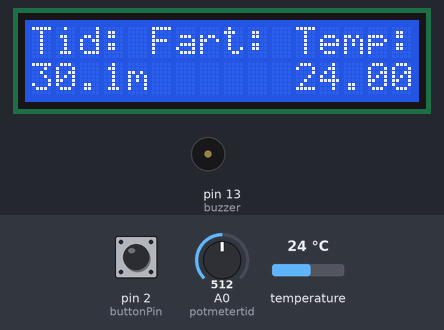
A sketch run on a simulated Arduino Uno, built with avr-gcc and run on an emulated ATmega328P. Shown: 16×2 character LCD, buzzer (waves = sounding, pin HIGH). Inputs (shaded band) come from the test bench; at power-on: A0 (potmetertid) = 512, pin 2 (buttonPin) HIGH, temperature 24 °C.

Above: at 1.2 s.
1.3 s: A0 (potmetertid) set to 19
At 2.8 s:
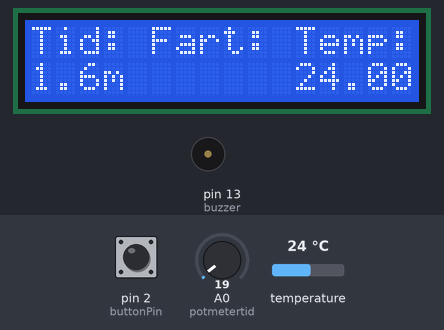
3.6 s: A0 (potmetertid) set to 15
At 5.4 s:
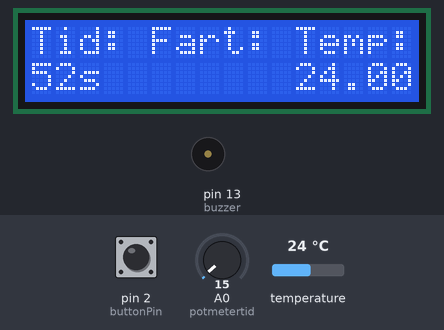
6.2 s: pin 2 (buttonPin) pulled LOW for 1.55 s
At 10.7 s:
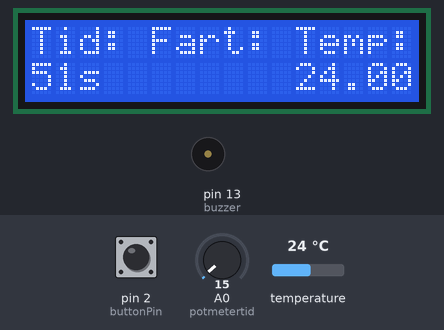
12.5 s: temperature set to 12 °C
At 14.1 s:
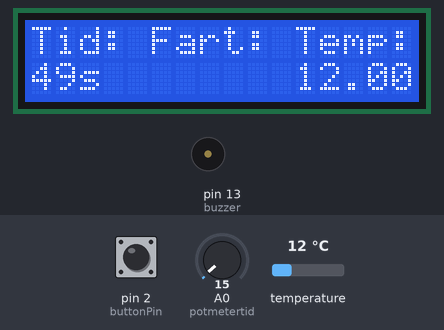
16.5 s: temperature set to 19 °C
At 17.4 s:
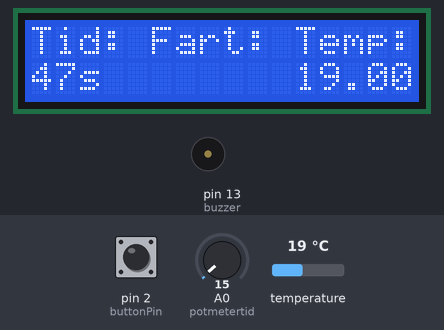
20.0 s: temperature set to 28 °C
At 20.8 s:
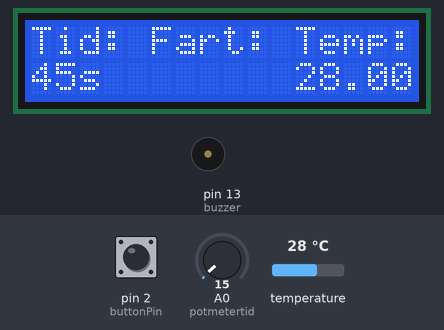
Timing chart, 0 to 23.0 s (numbered marks = the images above; inputs shaded):
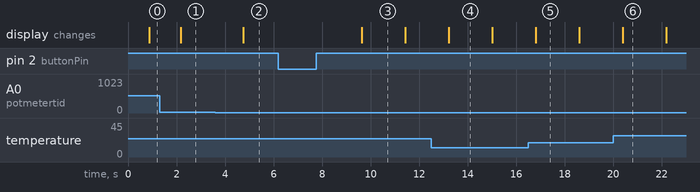

The sketch:

TK_Eksamensproejkt.ino
```cpp
#include <LiquidCrystal_I2C.h>
#include  <Wire.h>
#include <OneWire.h>
#include <DallasTemperature.h>

#define ONE_WIRE_BUS 12
OneWire oneWire(ONE_WIRE_BUS);
DallasTemperature sensors(&oneWire);

LiquidCrystal_I2C lcd(0x27,  16, 2);

const int potmetertid = A0; // Potentiometer på A0
const int buttonPin = 2; // Startknap på digital pin 2
const int buzzer = 13; // Buzzer på pin 12
// int speed = 0;
int tid = 0;
// int potmeterspeed = A1;
bool started = false;


void setup() {
  pinMode(buttonPin, INPUT_PULLUP); // Knappen er HIGH når ikke trykket
  pinMode(buzzer, OUTPUT); // Buzzer som output
  lcd.init();
  lcd.backlight();
  lcd.clear();
  Serial.begin(9600);
  sensors.begin();
}

void loop() {
  if (!started) {
    // Læs potentiometeret og omregn til sekunder (0-300 sek)
    int potValuetime = analogRead(potmetertid);
    tid = map(potValuetime, 0, 1023, 0, 3600); // 0-60 minutter (0-3600 sek)

    // int potValuespeed = analogRead(potmeterspeed);
    // speed = map(potValuespeed, 0, 1023, 0, 200);
    // Vis valgt tid
    sensors.requestTemperatures();
    lcd.clear();
    lcd.setCursor(5, 0);
    lcd.print("Fart:");
    lcd.setCursor(11,0);
    lcd.print("Temp:");
    lcd.setCursor(0,0);
    lcd.print("Tid:");
    // lcd.setCursor(6, 1);
    // lcd.print(speed);
    lcd.setCursor(11,1);
    lcd.print(sensors.getTempCByIndex(0));
    lcd.setCursor(0, 1);
    if (tid >= 60) {
      lcd.print(tid / 60);
      lcd.print(".");
      lcd.print(tid % 60);
      lcd.print("m");
    } else {
      lcd.print(tid);
      lcd.print("s");
    }

    delay(500); // Opdateringshastighed

    // Hvis knappen trykkes, start nedtælling
    if (digitalRead(buttonPin) == LOW) {
      started = true;
      delay(500); // Debounce knap
    }
  }
  else {
    // Nedtælling starter
    while (tid >= 0) {
    sensors.requestTemperatures();
    lcd.clear();
    lcd.setCursor(5, 0);
    lcd.print("Fart:");
    lcd.setCursor(11,0);
    lcd.print("Temp:");
    lcd.setCursor(0,0);
    lcd.print("Tid:");
    // lcd.setCursor(6, 1);
    // lcd.print(speed);
    lcd.setCursor(11,1);
    lcd.print(sensors.getTempCByIndex(0));
    lcd.setCursor(0, 1);

      if (tid >= 60) {
        lcd.print(tid / 60);
        lcd.print(".");
        lcd.print(tid % 60);
        lcd.print("m");
      } else {
        lcd.print(tid);
        lcd.print("s");
      }

      delay(1000);
      tid--;

      if (tid < 0) {
        lcd.clear();
        lcd.setCursor(0,1);
        lcd.print("Done");


          digitalWrite(buzzer, HIGH);
          delay(300);
          digitalWrite(buzzer, LOW);
          delay(200);
          digitalWrite(buzzer, HIGH);
          delay(300);
          digitalWrite(buzzer, LOW);
          delay(200);
          digitalWrite(buzzer, HIGH);
          delay(300);
          digitalWrite(buzzer, LOW);


        // Vent 2,5 sekunder
        delay(2500);

        // Nulstil til startskærm
        started = false;
      }
    }
    // Skriv kode herunder for at det er i loopet:
    sensors.requestTemperatures();
  }
}
```

Measured:
- the behaviour switches between 18 and 17 on A0 (potmetertid) (found by bisection; images 1 and 2)
- after the input at 1.3 s, the display: changes after 0.87 s (image 1)
- after the input at 3.6 s, the display: changes after 1.2 s (image 2)
- after the input at 6.2 s, the display: changes after 3.4 s (image 3)
- what the display in image 3 shows lasts 1.8 s, from 9.6 s to 11.4 s
